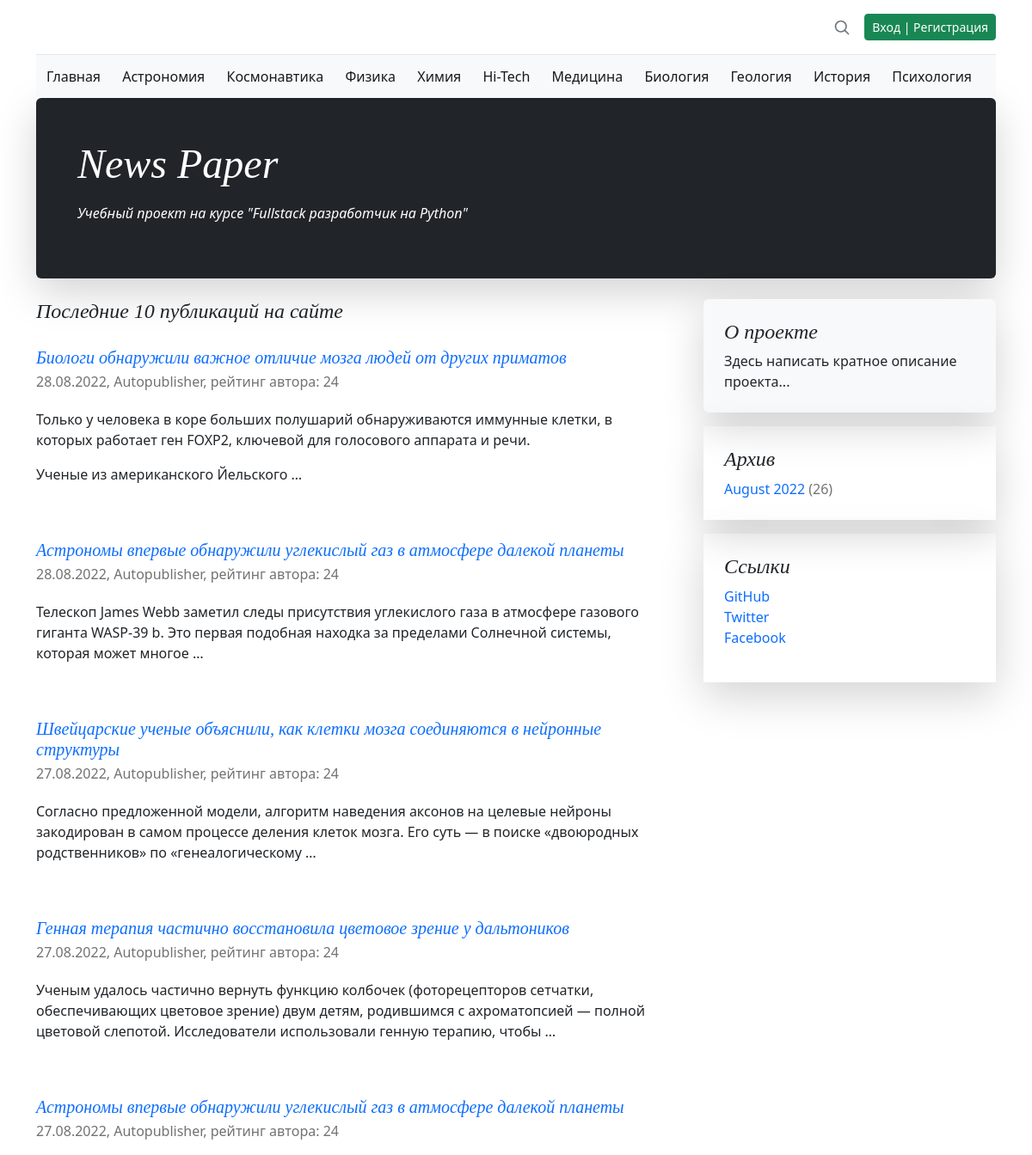
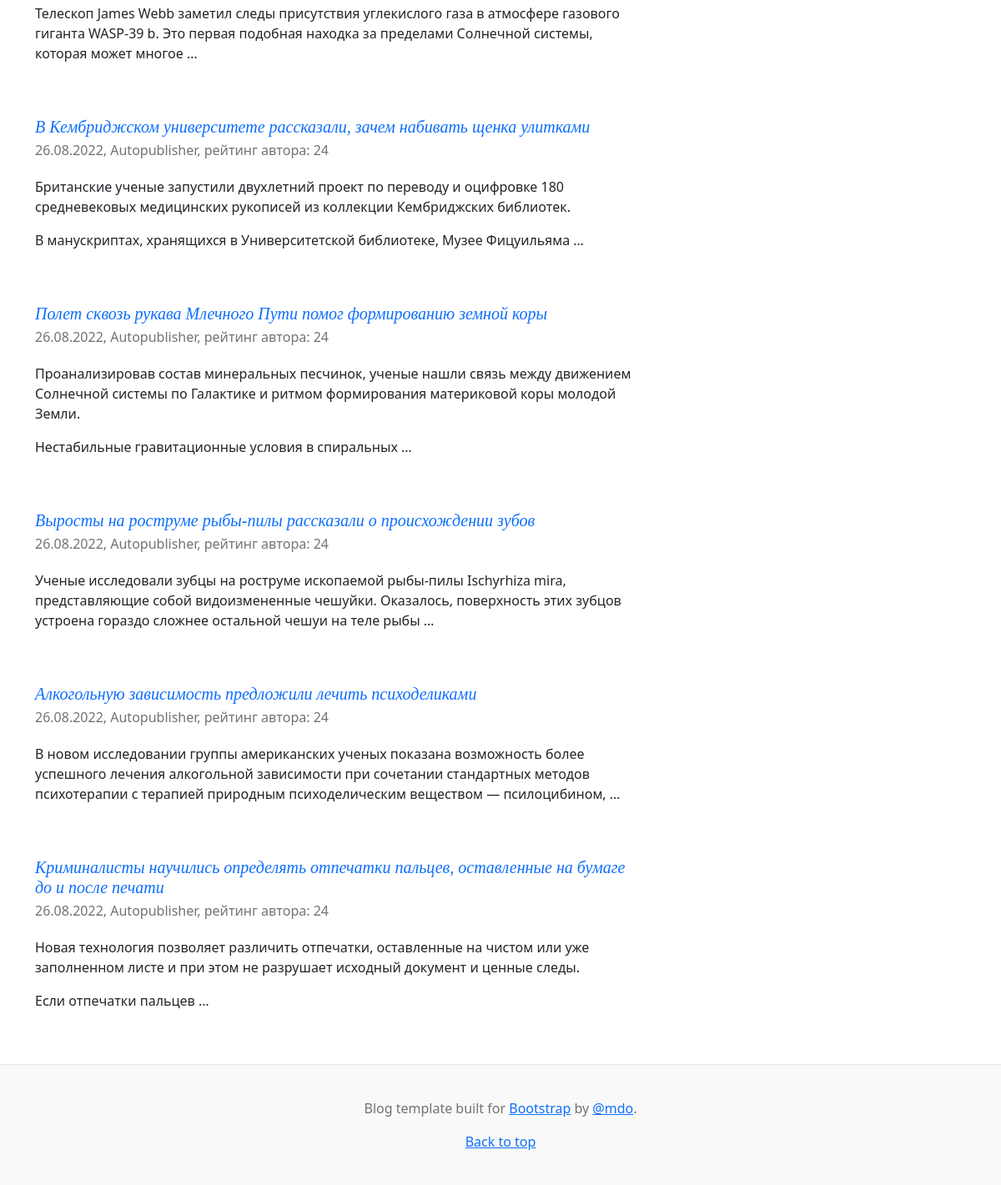
The app's page /, older data (2 pictures, top to bottom).
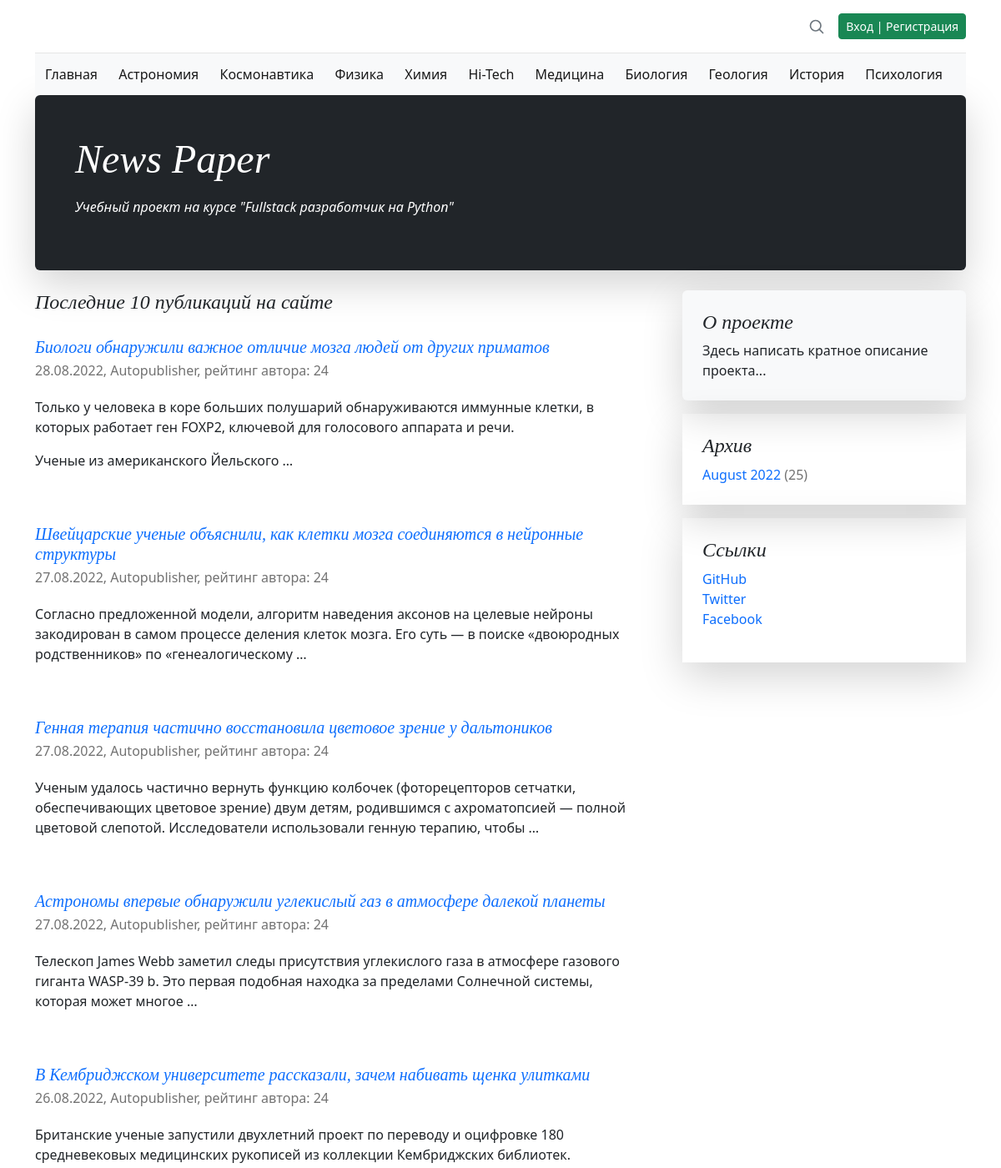
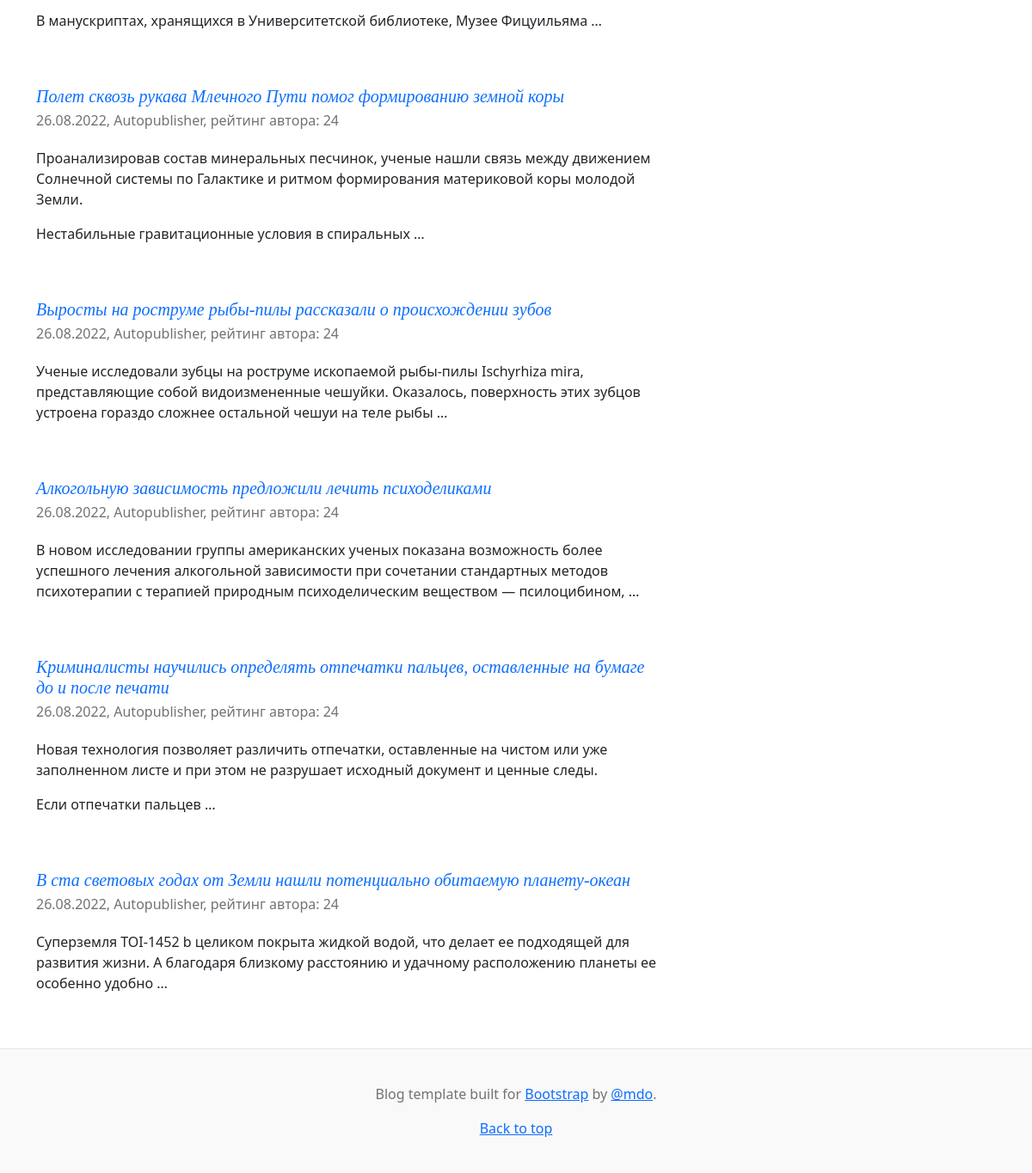
The same page, newer data (2 pictures, top to bottom).
### news/models.py (models this page shows, shortened)
class Category(models.Model):
    name = models.CharField(
        max_length=64,
        unique=True,
        verbose_name='Имя категории',
    )
    subscribers = models.ManyToManyField(
        User,
        through='CatSubscribers',
        blank=True,
        verbose_name='Подписчик',
    )
    class Meta:
        verbose_name = 'Категория'
        verbose_name_plural = 'Категории'

class Post(models.Model):
    author_post = models.ForeignKey(
        Author,
        on_delete=models.CASCADE,
        verbose_name='Автор',
    )
    ARTICLE = 'ART'
    NEWS = 'NWS'
    CHOICE_CAT = [
        (ARTICLE, 'Статья'),
        (NEWS, 'Новость'),
    ]
    type_cat = models.CharField(
        max_length=3,
        choices=CHOICE_CAT,
        default=ARTICLE,
        verbose_name='Тип контента',
    )
    date_pub = models.DateTimeField(
        auto_now_add=True,
        verbose_name='Дата публикации',
    )
    post_cat = models.ManyToManyField(
        Category,
        through='PostCategory',
        verbose_name='Категория',
    )
    name = models.CharField(
        max_length=128,
        verbose_name='Название',
    )
    content = models.TextField(
        verbose_name='Контент',
    )
    content_rate = models.SmallIntegerField(
        default=0,
        verbose_name='Рейтинг',
    )
    content_image = models.ImageField(
        upload_to='images',
        verbose_name='Изображение',
        default='no_image.jpg',
    )
    class Meta:
        verbose_name = 'Пост'
        verbose_name_plural = 'Посты'

class Author(models.Model):
    author_user = models.OneToOneField(
        User,
        on_delete=models.CASCADE,
        verbose_name='Имя',
    )
    author_rate = models.SmallIntegerField(
        default=0,
        verbose_name='Рейтинг',
    )
    def __str__(self):
        return self.author_user.username
    class Meta:
        verbose_name = 'Автор'
        verbose_name_plural = 'Авторы'

### news/views.py (the view)
# urls.py: path('', IndexView.as_view(), name='index'),
class IndexView(ListView):
    queryset = Post.objects.select_related().all().order_by('-date_pub')[:10]
    template_name = 'posts.html'
    context_object_name = 'posts'
    def get_context_data(self, **kwargs):
        context = super().get_context_data(**kwargs)
        context['archives'] = get_archive_list()
        context['category'] = cache_categories()
        return context

### news/templatetags/news_filters.py (called while the page is built)
@register.filter()
def censor(in_text):
    censured_text = in_text
    with open('static/json/bad_words.json', 'r') as censor_file:
        bad_text = json.load(censor_file)
    for word in censured_text.split():
        if word.lower() in bad_text:
            censured_text = censured_text.replace(
                word,
                f'{word[0]}{"*" * (len(word) - 1)}'
            )
    return censured_text

@register.filter()
def name_month(val):
    val_obj = timezone.datetime.strptime(str(val), "%m")
    val_name = val_obj.strftime("%B")
    return val_name

### news/views.py (called while the page is built)
def cache_categories(time_cache=900):
    return cache.get_or_set(
        'category',
        Category.objects.all(),
        time_cache
    )

def get_archive_list(time_cache=900):
    return cache.get_or_set(
        'archive',
        Post.objects.annotate(
            year=ExtractYear('date_pub'),
            month=ExtractMonth('date_pub')
        ).values('year', 'month').annotate(total=Count('id')),
        time_cache
    )

### templates/posts.html (shortened to what this page needs)
{% extends 'default.html' %}
{% load i18n %}
{% load news_filters %}
{% load news_tags %}
{% block content %}
    {% load cache %}
    {% cache 60 last_news %}
    {% block last_news %}
    <h4 class="pb-1 mb-4 fst-italic">
        Последние {{ posts.count }} публикаций на сайте
    </h4>
    {% for post in posts %}
        <article class="blog-post">
            <a class="text-decoration-none" href="{% url 'news:detail' post.id %}">
                <h5 class="pb-1 mb-0 fst-italic">{{ post.name|censor }}</h5>
            </a>
            <p class="blog-post-meta">
                {{ post.date_pub|date:'d.m.Y' }},
                {{ post.author_post }},
                рейтинг автора: {{ post.author_post.author_rate }}
            </p>
            <p>{{ post.content|censor|truncatewords_html:25|safe }}</p>
        </article>
    {% endfor %}
    {% endblock last_news %}
    {% endcache %}
{% endblock content %}

### templates/default.html (shortened to what this page needs)
<!doctype html>
<html lang="ru-ru">
  {% load i18n %}
  {% load static %}
  {% load news_filters %}
  {% load news_tags %}
  <head>
    <link href="{% static 'css/bootstrap.min.css' %}" rel="stylesheet">
    <link href="{% static 'css/blog.rtl.css' %}" rel="stylesheet">
    <link href="{% static 'css/styles.css' %}" rel="stylesheet">
  </head>
  <body>
    <div class="container">
      <header class="blog-header lh-1 py-3">
        <div class="row flex-nowrap justify-content-between align-items-center">
          <div class="col-4 pt-1">
          </div>
          <div class="col-4 d-flex justify-content-end align-items-center">
            <a class="link-secondary" href="{% url 'news:search' %}" aria-label="Search">
              <svg xmlns="http://www.w3.org/2000/svg" width="20" height="20" fill="none" stroke="currentColor" stroke-linecap="round" stroke-linejoin="round" stroke-width="2" class="mx-3" role="img" viewBox="0 0 24 24"><title>Search</title><circle cx="10.5" cy="10.5" r="7.5"/><path d="M21 21l-5.2-5.2"/></svg>
            </a>
              {% if user.id %}
                <a class="btn btn-sm btn-danger" href="/accounts/logout/">Выход</a>
              {% else %}
                <a class="btn btn-sm btn-success" href="/accounts/login/">Вход | Регистрация</a>
              {% endif %}
          </div>
        </div>
      </header>
      <nav class="navbar bg-light">
        <div class="container-fluid">
          <a class="navbar-brand fs-6" href="{% url 'news:index' %}">Главная</a>
          {% for item in category %}
            <a class="navbar-brand fs-6" href="{% url 'news:category' item.id %}">{{ item.name }}</a>
          {% endfor %}
        </div>
      </nav>
    </div>
    <main class="container">
      <div class="p-4 p-md-5 mb-4 rounded text-bg-dark shadow-lg">
        <div class="col-md-6 px-0">
          <h1 class="display-4 fst-italic">News Paper</h1>
            <p class="lead-3 my-3 fst-italic">Учебный проект на курсе "Fullstack разработчик на Python"</p>
        </div>
      </div>
      <div class="row g-5">
        <div class="col-md-8">
            {% block content %}{% endblock content %}
        </div>
        <div class="col-md-4">
          <div class="position-sticky" style="top: 2rem;">
            <div class="p-4 mb-3 bg-light rounded shadow-lg">
              <h4 class="fst-italic">О проекте</h4>
              <p class="mb-0">
                  Здесь написать кратное описание проекта...
              </p>
            </div>
            <div class="p-4 mb-3 container-fluid shadow-lg">
              <h4 class="fst-italic">Архив</h4>
              <ol class="list-unstyled mb-0">
                  {% for item in archives %}
                      <li>
                          <a class="text-decoration-none" href="#">{{ item.month|name_month }} {{ item.year }}</a>
                          <span class="blog-post-meta">({{ item.total }})</span>
                      </li>
                  {% endfor %}
              </ol>
            </div>
            <div class="p-4 mb-3 container-fluid shadow-lg">
              <h4 class="fst-italic">Ссылки</h4>
              <ol class="list-unstyled">
                <li>
                    <a class="text-decoration-none" target="_blank" href="https://github.com/spawlov">GitHub</a>
                </li>
                <li><a class="text-decoration-none" href="#">Twitter</a></li>
                <li><a class="text-decoration-none" href="#">Facebook</a></li>
              </ol>
            </div>
          </div>
        </div>
      </div>
    </main>
    <footer class="blog-footer">
      <p>Blog template built for <a target="_blank" href="https://getbootstrap.com/">Bootstrap</a> by <a href="https://twitter.com/mdo">@mdo</a>.</p>
      <p><a href="#">Back to top</a></p>
    </footer>
  </body>
</html>

### static/css/blog.rtl.css (style rules this page uses)
.blog-header { border-bottom: 1px solid #e5e5e5; }
h1, h2, h3, h4, h5, h6 { font-family: Amiri, Georgia, "Times New Roman", serif; }
.display-4 { font-size: 2.5rem; }
@media (min-width: 768px) { .display-4 { font-size: 3rem; } }
.blog-post { margin-bottom: 4rem; }
.blog-post-meta { margin-bottom: 1.25rem; color: #727272; }
.blog-footer { padding: 2.5rem 0; color: #727272; text-align: center; background-color: #f9f9f9; border-top: .05rem solid #e5e5e5; }
.blog-footer p:last-child { margin-bottom: 0; }

Row changes from the older to the newer data that the page shows:
removed Post: name|censor "Астрономы впервые обнаружили углекислый газ в атмосфере далекой планеты", date_pub "28.08.2022", author_post "Autopublisher", author_post.author_rate "24", content|censor "Телескоп James Webb заметил следы присутствия углекислого газа в атмосфере газового гиганта WASP-39 b. Это первая подобная находка за пределами Солнечной системы, которая может многое …"
now on this page (row unchanged): Post: name|censor "В ста световых годах от Земли нашли потенциально обитаемую планету-океан", date_pub "26.08.2022", author_post "Autopublisher", author_post.author_rate "24", content|censor "Суперземля TOI-1452 b целиком покрыта жидкой водой, что делает ее подходящей для развития жизни. А благодаря близкому расстоянию и удачному расположению планеты ее особенно удобно …"
Text that changed along with them:
new list line: "August 2022 ( 25 )"
list line gone: "August 2022 ( 26 )"
